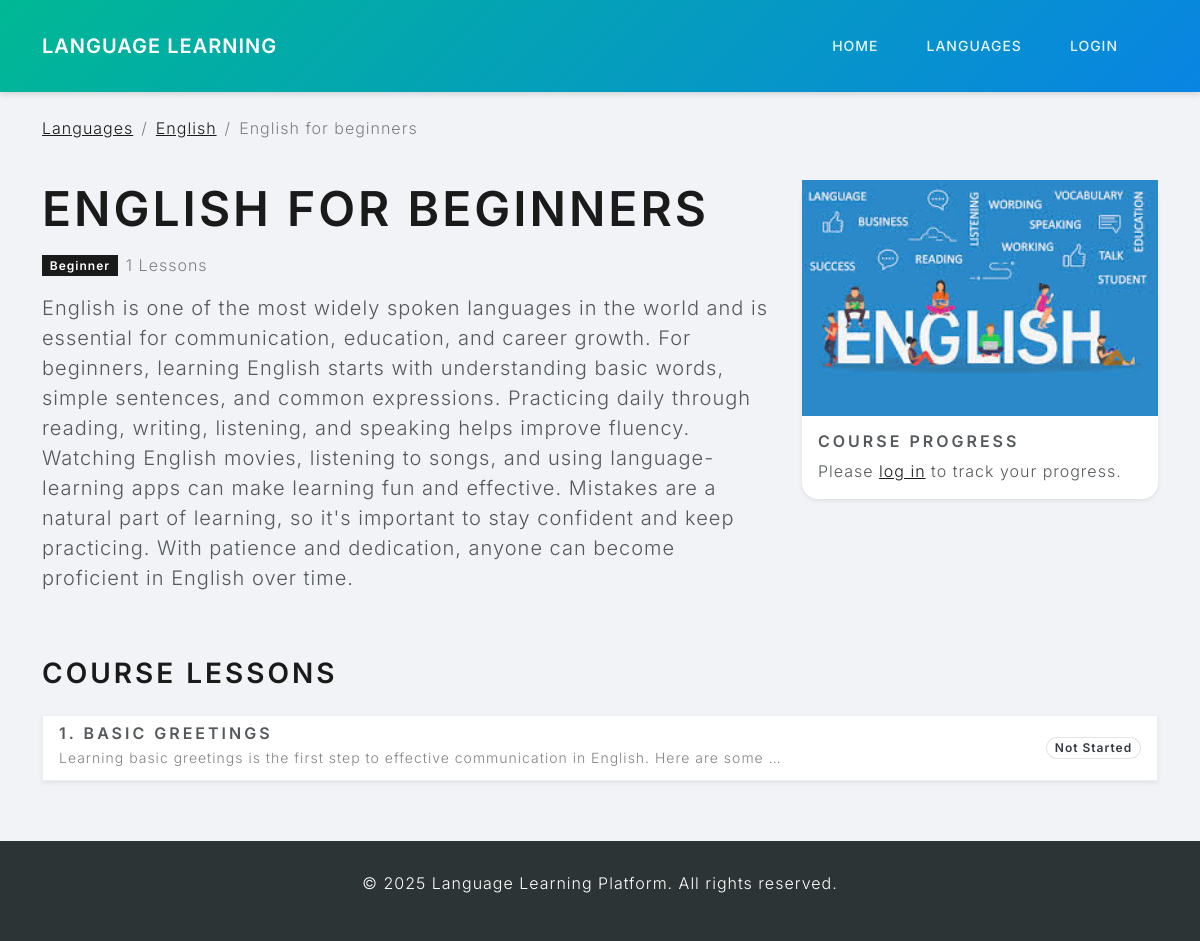
Before: /course/1/ with the older database file.
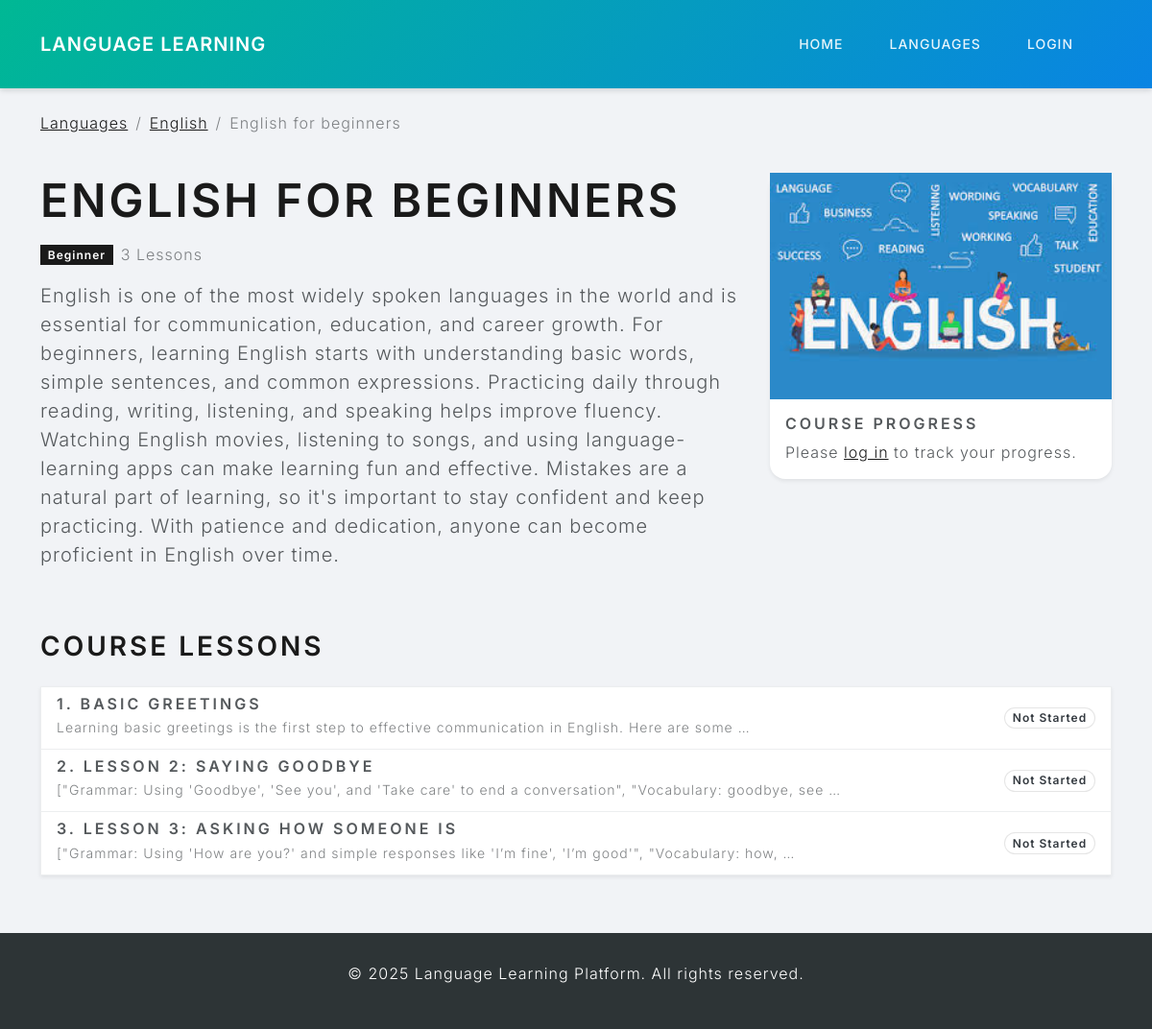
After: the same page with the newer database file.
### courses/models.py (models this page shows, shortened)
class Course(models.Model):
    LEVEL_CHOICES = [
        ('beginner', 'Beginner'),
        ('intermediate', 'Intermediate'),
        ('advanced', 'Advanced'),
    ]
    title = models.CharField(max_length=100)
    description = models.TextField()
    language = models.ForeignKey(Language, on_delete=models.CASCADE, related_name='courses')
    level = models.CharField(max_length=20, choices=LEVEL_CHOICES, default='beginner')
    image = models.ImageField(upload_to='course_images/', blank=True, null=True)
    created_at = models.DateTimeField(auto_now_add=True)
    updated_at = models.DateTimeField(auto_now=True)

class Language(models.Model):
    name = models.CharField(max_length=50)
    code = models.CharField(max_length=10)
    flag_image = models.ImageField(upload_to='language_flags/', blank=True, null=True)

class Lesson(models.Model):
    title = models.CharField(max_length=100)
    course = models.ForeignKey(Course, on_delete=models.CASCADE, related_name='lessons')
    content = models.TextField()
    order = models.PositiveIntegerField()
    audio = models.FileField(upload_to='lesson_audio/', blank=True, null=True)
    class Meta:
        ordering = ['order']

### courses/views.py (the view, shortened to what this page needs)
# urls.py: path('course/<int:course_id>/', views.course_detail, name='course_detail'),
def course_detail(request, course_id):
    course = get_object_or_404(Course, id=course_id)
    lessons = course.lessons.all()
    user_progress = {}
    return render(request, 'courses/course_detail.html', {
        'course': course,
        'lessons': lessons,
        'user_progress': user_progress
    })

### courses/templates/courses/course_detail.html (shortened to what this page needs)
{% extends 'base.html' %}
{% block content %}
<div class="row mb-4">
    <div class="col-12">
        <nav aria-label="breadcrumb">
            <ol class="breadcrumb">
                <li class="breadcrumb-item"><a href="{% url 'courses:language_list' %}">Languages</a></li>
                <li class="breadcrumb-item"><a href="{% url 'courses:course_list' course.language.id %}">{{ course.language.name }}</a></li>
                <li class="breadcrumb-item active" aria-current="page">{{ course.title }}</li>
            </ol>
        </nav>
    </div>
</div>
<div class="row mb-5">
    <div class="col-md-8">
        <h1 class="display-5 fw-bold mb-3">{{ course.title }}</h1>
        <div class="d-flex align-items-center mb-3">
            <span class="badge bg-primary me-2">{{ course.get_level_display }}</span>
            <span class="text-muted">{{ course.lessons.count }} Lessons</span>
        </div>
        <p class="lead">{{ course.description }}</p>
    </div>
    <div class="col-md-4">
        <div class="card shadow-sm">
            {% if course.image %}
            <img src="{{ course.image.url }}" class="card-img-top" alt="{{ course.title }}">
            {% else %}
            <img src="https://source.unsplash.com/random/400x300/?{{ course.language.name }},learning" class="card-img-top" alt="{{ course.title }}">
            {% endif %}
            <div class="card-body">
                <h5 class="card-title">Course Progress</h5>
                {% if user.is_authenticated %}
                {% with completed_count=user_progress.values|dictsortreversed:"completed"|length %}
                {% if lessons %}
                <div class="progress mb-3">
                    <div class="progress-bar" role="progressbar" style="width: {{ completed_count|default:0|floatformat:0 }}%;"
                         aria-valuenow="{{ completed_count|default:0|floatformat:0 }}" aria-valuemin="0" aria-valuemax="100">
                        {{ completed_count|default:0|floatformat:0 }}%
                    </div>
                </div>
                <p>Completed {{ completed_count|default:0 }} out of {{ lessons|length }} lessons</p>
                {% else %}
                <p>No lessons available yet.</p>
                {% endif %}
                {% endwith %}
                {% else %}
                <p class="card-text">Please <a href="{% url 'admin:login' %}">log in</a> to track your progress.</p>
                {% endif %}
            </div>
        </div>
    </div>
</div>
<div class="row">
    <div class="col-12">
        <h2 class="mb-4">Course Lessons</h2>
        <div class="list-group shadow-sm">
            {% for lesson in lessons %}
            <a href="{% url 'courses:lesson_detail' lesson.id %}" class="list-group-item list-group-item-action d-flex justify-content-between align-items-center">
                <div>
                    <h5 class="mb-1">{{ lesson.order }}. {{ lesson.title }}</h5>
                    <p class="mb-1 text-muted small">{{ lesson.content|truncatewords:15 }}</p>
                </div>
                {% if user.is_authenticated and lesson.id in user_progress %}
                {% with progress=user_progress|default_if_none:'' %}
                {% if progress.completed %}
                <span class="badge bg-success rounded-pill">Completed</span>
                {% else %}
                <span class="badge bg-warning text-dark rounded-pill">In Progress</span>
                {% endif %}
                {% endwith %}
                {% else %}
                <span class="badge bg-light text-dark rounded-pill">Not Started</span>
                {% endif %}
            </a>
            {% empty %}
            <div class="list-group-item">
                <p class="m-0">No lessons available for this course yet. Please check back later!</p>
            </div>
            {% endfor %}
        </div>
    </div>
</div>
{% endblock %}

### courses/templates/base.html (shortened to what this page needs)
<!DOCTYPE html>
<html lang="en">
<head>
    <link href="https://cdn.jsdelivr.net/npm/bootswatch@5.3.2/dist/lux/bootstrap.min.css" rel="stylesheet">
</head>
<body>
    <nav class="navbar navbar-expand-lg navbar-dark mb-4">
        <div class="container">
            <a class="navbar-brand" href="{% url 'courses:home' %}">Language Learning</a>
            <div class="collapse navbar-collapse" id="navbarNav">
                <ul class="navbar-nav ms-auto">
                    <li class="nav-item">
                        <a class="nav-link" href="{% url 'courses:home' %}">Home</a>
                    </li>
                    <li class="nav-item">
                        <a class="nav-link" href="{% url 'courses:language_list' %}">Languages</a>
                    </li>
                    {% if user.is_authenticated %}
                    <li class="nav-item">
                        <a class="nav-link" href="{% url 'courses:user_profile' %}">My Progress</a>
                    </li>
                    <li class="nav-item">
                        <a class="nav-link" href="{% url 'users:leaderboard' %}">Leaderboard 🏆</a>
                    </li>
                    <li class="nav-item">
                        <a class="nav-link" href="{% url 'scenarios:scenario_list' %}">Scenarios 🗣️</a>
                    </li>
                    <li class="nav-item">
                        <a class="nav-link" href="{% url 'admin:logout' %}">Logout</a>
                    </li>
                    {% else %}
                    <li class="nav-item">
                        <a class="nav-link" href="{% url 'admin:login' %}">Login</a>
                    </li>
                    {% endif %}
                </ul>
            </div>
        </div>
    </nav>
    <div class="container">
        {% block content %}{% endblock %}
    </div>
    <footer class="footer text-center">
        <div class="container">
            <p>© {% now "Y" %} Language Learning Platform. All rights reserved.</p>
        </div>
    </footer>
</body>
</html>

### courses/templates/base.html (style rules this page uses)
body { background-color: #f1f3f6; font-family: 'Inter', sans-serif; }
.navbar { background: linear-gradient(135deg, #00b894 0%, #0984e3 100%); box-shadow: 0 2px 6px rgba(0, 0, 0, 0.15); }
.navbar-brand { font-weight: 600; color: white !important; }
.navbar-nav .nav-link { color: rgba(255, 255, 255, 0.9) !important; font-weight: 500; }
.card { border: none; border-radius: 16px; box-shadow: 0 10px 25px rgba(0, 0, 0, 0.08); transition: transform 0.3s ease; }
.footer { margin-top: 60px; padding: 30px 0; background-color: #2d3436; color: white; }

Changed rows visible on the page:
computed for Course "ENGLISH FOR BEGINNERS": lessons.count "1" → "3"
added Lesson: order "2", title "LESSON 2: SAYING GOODBYE", content "[\"Grammar: Using 'Goodbye', 'See you', and 'Take care' to end a conversation\", \"Vocabulary: goodbye, see …"
added Lesson: order "3", title "LESSON 3: ASKING HOW SOMEONE IS", content "[\"Grammar: Using 'How are you?' and simple responses like 'I’m fine', 'I’m good'\", \"Vocabulary: how, …"
